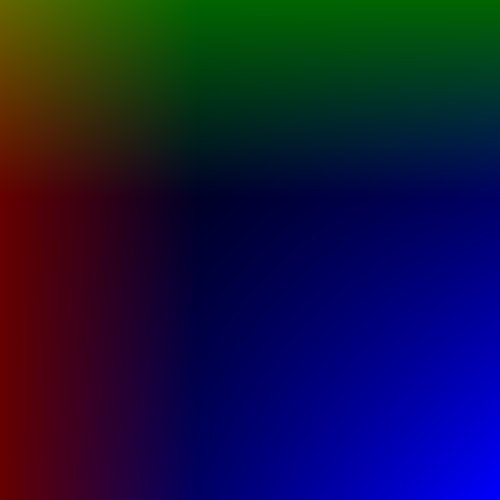
Frame 1 (no input)
Frame 60 (the mouse pressed at the canvas centre just before this capture): identical to frame 1, image omitted
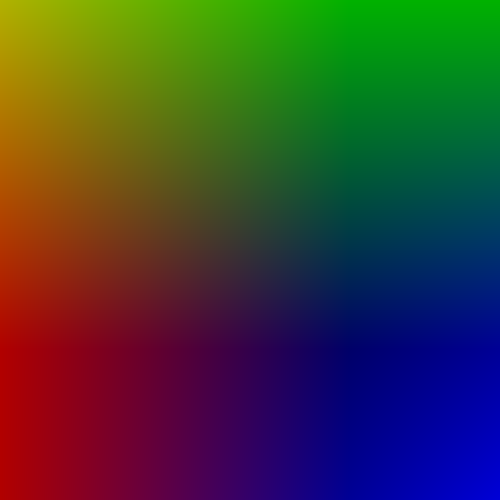
Frame 120 (the mouse held since frame 60 and released just before this capture)

The Processing sketch that drew these frames (run headless with seeded random() and noise(); from frame 60 on, the mouse is pressed at the canvas centre):

// Processing sketch: gradient
// ── gradient.pde
// Gradient
void setup() {
  size(500, 500);
}
int index;
void draw() {
  background(0);
  loadPixels();
  index=0;
  for (int i =0; i < width; i++) {
    for (int j = 0; j < height; j++) {
      color c = color(map(mouseX, 0, width, 100, 255)-255*j/height, map(mouseY, 0, height, 100, 255)-255*i/width, map(mouseY*mouseX, 0, height*width, 255, 100)*(i*j)/(width*height));  
      pixels[index] = c;
      index++;
    }
  }

  updatePixels();
}
